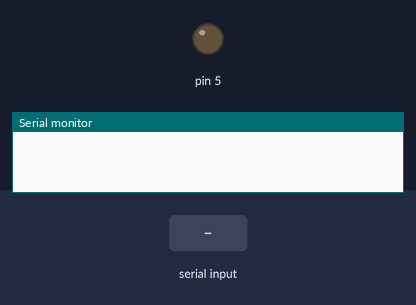
This sketch was run on a simulated Arduino Uno, built with avr-gcc and run on an emulated ATmega328P. On the bench: output pins drawn as LEDs (lit = HIGH), the last lines printed to the serial monitor. The inputs (shaded band) are chosen by the test bench.

Above: at 1.2 s.
1.3 s: "1" received over Serial
At 2.5 s:
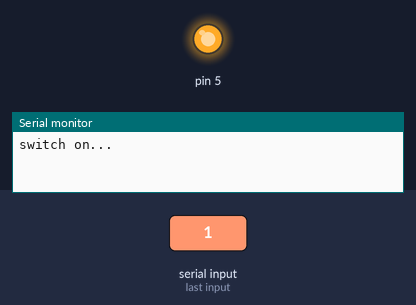
2.8 s: "2" received over Serial
At 3.7 s:
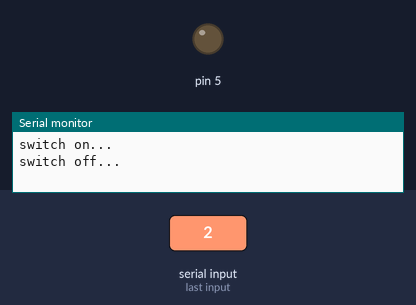
Timing chart, 0 to 5.8 s (numbered marks = the images above; inputs shaded):
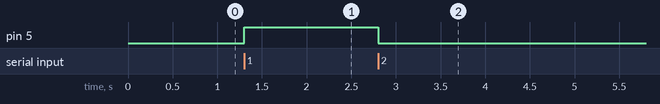

Measured:
- after the input at 1.3 s, pin 5: LOW → HIGH at once
- after the input at 2.8 s, pin 5: HIGH → LOW at once

The sketch:

sketch_aug11_project.ino
```cpp
void setup() {
  pinMode (5, OUTPUT);
  Serial.begin(9600);
  digitalWrite (5, LOW);

}

void loop() {
  if (Serial.available()>0)
  {
    char c = Serial.read();
    if (c == '1')
    {
      Serial.println("switch on...");
      digitalWrite(5, HIGH);
    }
    else if (c == '2')
    {
      Serial.println("switch off...");
      digitalWrite(5,LOW);
    }
  }

}
```
